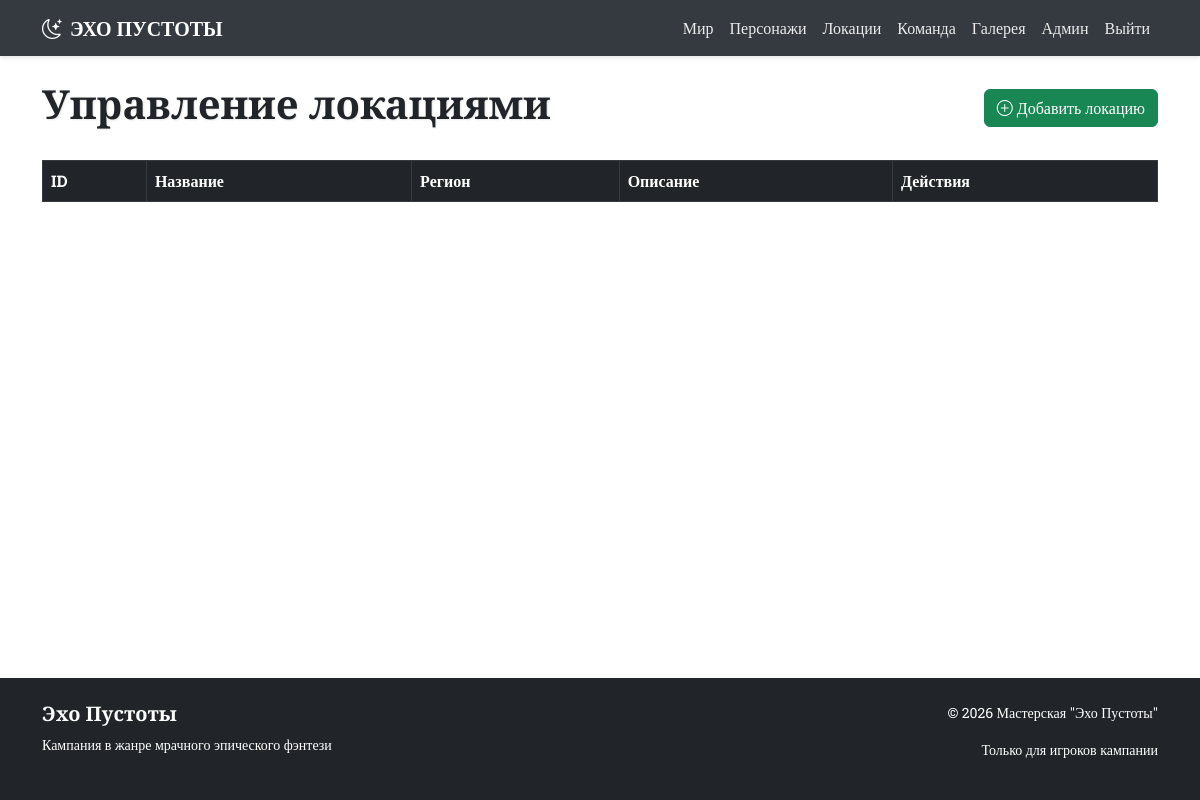
The app's page /admin/locations (signed in), older data.
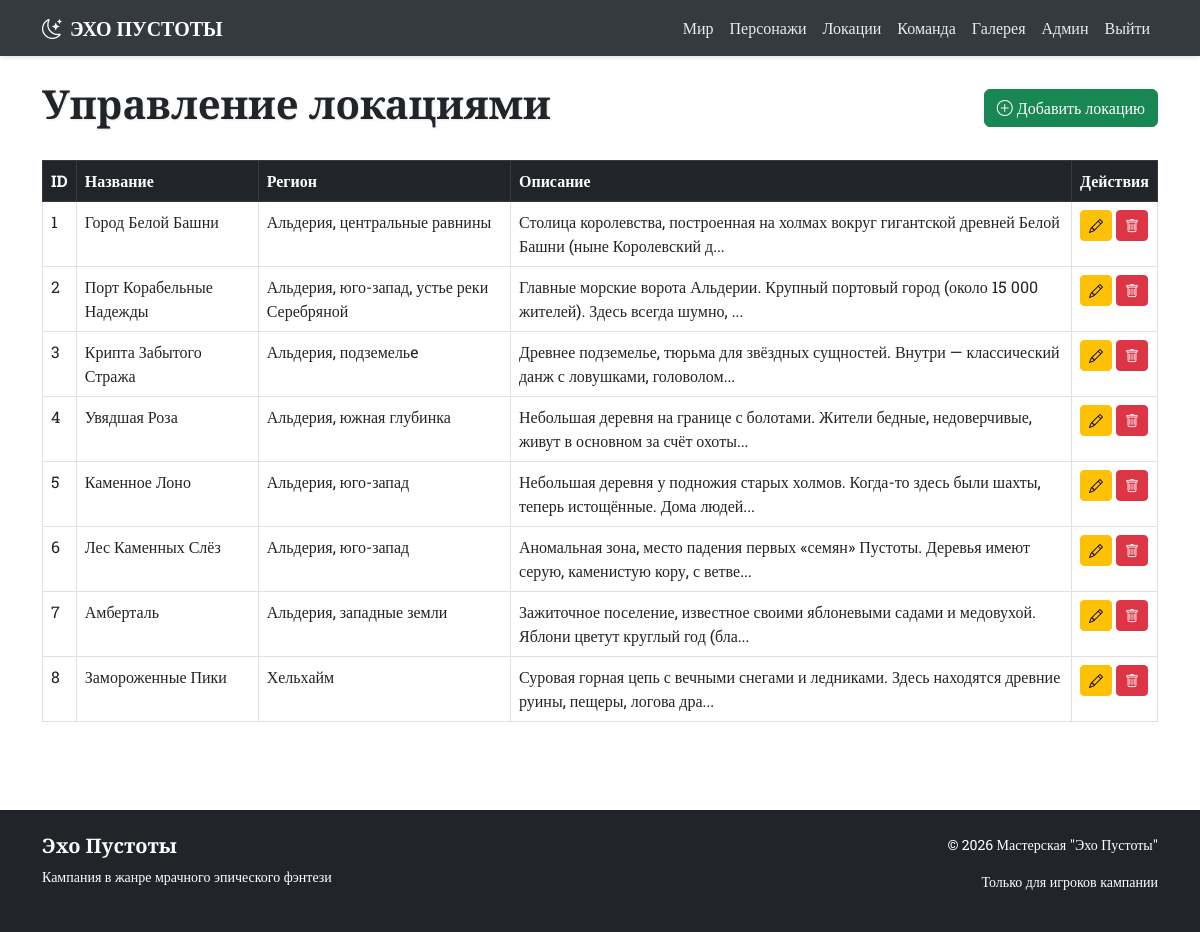
The same page, newer data.
### app.py (models this page shows)
class Location(db.Model):
    __tablename__ = 'locations'
    id = db.Column(db.Integer, primary_key=True)
    name = db.Column(db.String(100), nullable=False)
    region = db.Column(db.String(100))
    description = db.Column(db.Text)
    dangers = db.Column(db.Text)
    quests = db.Column(db.Text)
    npc_ids = db.Column(db.String(200))
    map_x = db.Column(db.Integer, default=50)
    map_y = db.Column(db.Integer, default=50)

### app.py (the view)
@app.route('/admin/locations')
@login_required
def admin_locations():
    locations = Location.query.all()
    return render_template('admin/locations.html', locations=locations)

### app.py (called while the page is built)
@login_manager.user_loader
def load_user(user_id):
    return User.query.get(int(user_id))

### templates/admin/locations.html (shortened to what this page needs)
{% extends "base.html" %}
{% block content %}
<div class="d-flex justify-content-between align-items-center mb-4">
    <h1 class="cinzel text-shadow">Управление локациями</h1>
    <a href="{{ url_for('add_location') }}" class="btn btn-success">
        <i class="bi bi-plus-circle"></i> Добавить локацию
    </a>
</div>
<div class="table-responsive">
    <table class="table table-bordered table-hover">
        <thead class="table-dark">
            <tr>
                <th>ID</th>
                <th>Название</th>
                <th>Регион</th>
                <th>Описание</th>
                <th>Действия</th>
            </tr>
        </thead>
        <tbody>
            {% for location in locations %}
            <tr>
                <td>{{ location.id }}</td>
                <td>{{ location.name }}</td>
                <td>{{ location.region }}</td>
                <td>{{ location.description[:100] }}...</td>
                <td>
                    <a href="{{ url_for('edit_location', id=location.id) }}" class="btn btn-sm btn-warning">
                        <i class="bi bi-pencil"></i>
                    </a>
                    <a href="{{ url_for('delete_location', id=location.id) }}" class="btn btn-sm btn-danger"
                        onclick="return confirm('Удалить {{ location.name }}?')">
                        <i class="bi bi-trash"></i>
                    </a>
                </td>
            </tr>
            {% endfor %}
        </tbody>
    </table>
</div>
{% endblock %}

Row changes from the older to the newer data that the page shows:
added Location: id "1", name "Город Белой Башни", region "Альдерия, центральные равнины", description "Столица королевства, построенная на холмах вокруг гигантской древней Белой Башни (ныне Королевский д"
added Location: id "2", name "Порт Корабельные Надежды", region "Альдерия, юго-запад, устье реки Серебряной", description "Главные морские ворота Альдерии. Крупный портовый город (около 15 000 жителей). Здесь всегда шумно,"
added Location: id "3", name "Крипта Забытого Стража", region "Альдерия, подземельe", description "Древнее подземелье, тюрьма для звёздных сущностей. Внутри — классический данж с ловушками, головолом"
added Location: id "4", name "Увядшая Роза", region "Альдерия, южная глубинка", description "Небольшая деревня на границе с болотами. Жители бедные, недоверчивые, живут в основном за счёт охоты"
added Location: id "5", name "Каменное Лоно", region "Альдерия, юго-запад", description "Небольшая деревня у подножия старых холмов. Когда-то здесь были шахты, теперь истощённые. Дома людей"
added Location: id "6", name "Лес Каменных Слёз", region "Альдерия, юго-запад", description "Аномальная зона, место падения первых «семян» Пустоты. Деревья имеют серую, каменистую кору, с ветве"
added Location: id "7", name "Амберталь", region "Альдерия, западные земли", description "Зажиточное поселение, известное своими яблоневыми садами и медовухой. Яблони цветут круглый год (бла"
added Location: id "8", name "Замороженные Пики", region "Хельхайм", description "Суровая горная цепь с вечными снегами и ледниками. Здесь находятся древние руины, пещеры, логова дра"
